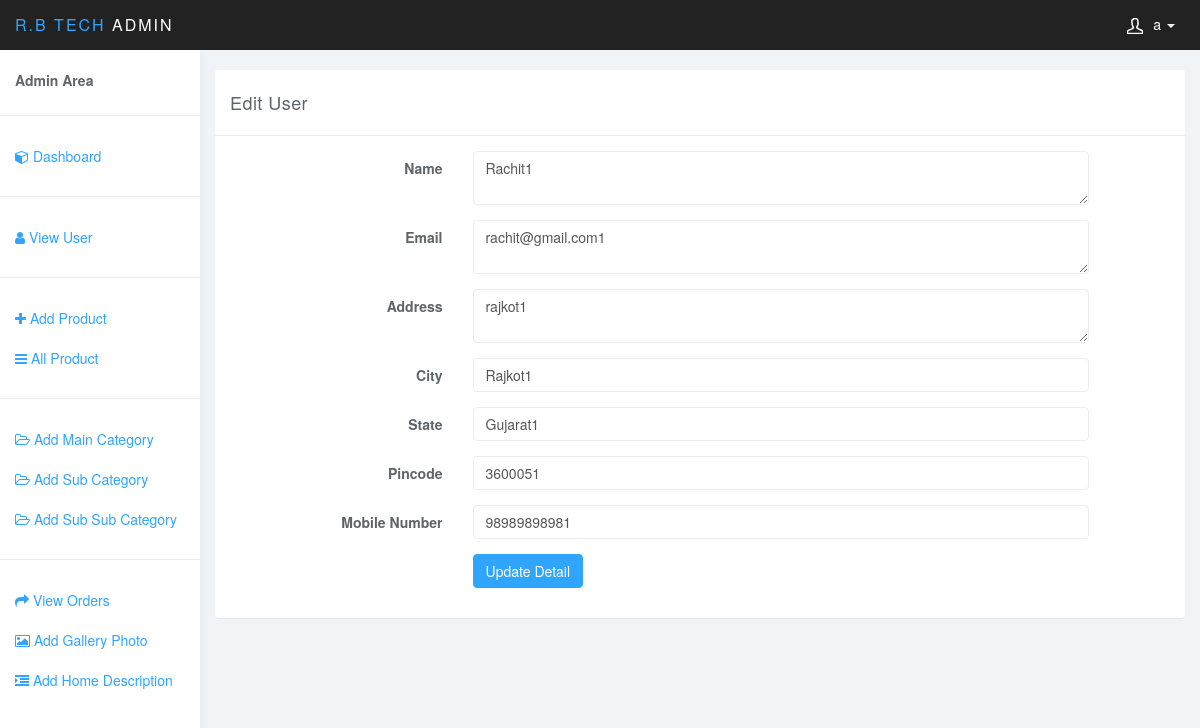
The page /rbtech/admin/edit-user.php?id=1 (signed in) on the database its author committed.
### tables this page shows
CREATE TABLE IF NOT EXISTS `user_detail` (
  `id` int(10) NOT NULL auto_increment,
  `name` varchar(1000) NOT NULL,
  `email` varchar(1000) NOT NULL,
  `password` varchar(1000) NOT NULL,
  `address` varchar(2000) NOT NULL,
  `city` varchar(1000) NOT NULL,
  `state` varchar(1000) NOT NULL,
  `pincode` varchar(1000) NOT NULL,
  `mobile` varchar(100) NOT NULL,
  PRIMARY KEY  (`id`)
);

### rbtech/admin/edit-user.php (the view, shortened to what this page needs)
    <!DOCTYPE html>
    <html>
    <head>
        <?php include "design.php"; ?>
    </head>
<body>
<nav class="navbar navbar-inverse navbar-fixed-top" role="navigation">
    <div class="container-fluid">
        <div class="navbar-header">
            <a class="navbar-brand" href="#"><span>Lumino</span>Admin</a>
            <ul class="user-menu">
                <li class="dropdown pull-right">
                    <a href="#" class="dropdown-toggle" data-toggle="dropdown"><svg class="glyph stroked male-user"><use xlink:href="#stroked-male-user"></use></svg><?php echo $_SESSION['username'];
                        ?> <span class="caret"></span></a>
                </li>
            </ul>
        </div>
    </div>
</nav>
<?php include "sidebar.php"; ?>
<?php
include "../connect.php";
$id=$_GET['id'];
$res = mysqli_query($link,"select * from user_detail where id='$id'");
while ($row = mysqli_fetch_array($res))
{
    $name=$row['name'];
    $email=$row['email'];
    $address=$row['address'];
    $city=$row['city'];
    $state=$row['state'];
    $pincode=$row['pincode'];
    $mobile=$row['mobile'];
}
?>
<div class="col-sm-9 col-sm-offset-3 col-lg-10 col-lg-offset-2 main">
    <div class="row">
        <div class="col-lg-12">
            <br>
        </div>
    </div>
    <div class="row">
        <div class="col-lg-12">
            <div class="panel panel-default">
                <div class="panel-heading">Edit User</div>
                <div class="panel-body">
                    <div class="row">
                        <div class="col-sm-12">
                            <form class="form-horizontal" action="" method="post" enctype="multipart/form-data">
                                <fieldset>
                                    <div class="form-group">
                                        <label class="col-md-3 control-label" for="textarea">Name</label>
                                        <div class="col-md-8">
                                            <textarea class="form-control" required id="name" name="name" ><?php echo $name;?></textarea>
                                        </div>
                                    </div>
                                    <div class="form-group">
                                        <label class="col-md-3 control-label" for="textarea">Email</label>
                                        <div class="col-md-8">
                                            <textarea class="form-control" required id="email" name="email" ><?php echo $email;?></textarea>
                                        </div>
                                    </div>
                                    <div class="form-group">
                                        <label class="col-md-3 control-label" for="textarea">Address</label>
                                        <div class="col-md-8">
                                            <textarea class="form-control" required id="address" name="address" ><?php echo $address;?></textarea>
                                        </div>
                                    </div>
                                    <div class="form-group">
                                        <label class="col-md-3 control-label" for="textarea">City</label>
                                        <div class="col-md-8">
                                            <input id="city" name="city" value="<?php echo $city;?>"
                                                   class="form-control input-md" required="" type="text">
                                        </div>
                                    </div>
                                    <div class="form-group">
                                        <label class="col-md-3 control-label" for="textarea">State</label>
                                        <div class="col-md-8">
                                            <input id="state" name="state" value="<?php echo $state;?>"
                                                   class="form-control input-md" required="" type="text">
                                        </div>
                                    </div>
                                    <div class="form-group">
                                        <label class="col-md-3 control-label" for="textarea">Pincode</label>
                                        <div class="col-md-8">
                                            <input id="pincode" name="pincode" value="<?php echo $pincode;?>"
                                                   class="form-control input-md" required="" type="text">
                                        </div>
                                    </div>
                                    <div class="form-group">
                                        <label class="col-md-3 control-label" for="textarea">Mobile Number</label>
                                        <div class="col-md-8">
                                            <input id="mobile" name="mobile" value="<?php echo $mobile;?>"
                                                   class="form-control input-md" required="" type="text">
                                        </div>
                                    </div>
                                    <div class="form-group">
                                        <label class="col-md-3 control-label"></label>
                                        <div class="col-md-8"><input type="submit" class="btn btn-primary" name="save" id="submit"
                                                                     value="Update Detail"></div>
                                    </div>
                                </fieldset>
                            </form>
                        </div>
                    </div>
                </div>
            </div>
        </div>
    </div>
</div>
<?php include "footer.php"; ?>

### rbtech/admin/css/styles.css (style rules this page uses)
body { background: #f1f4f7; padding-top: 50px; color: #5f6468; }
a, a:hover, a:focus { color: #30a5ff; }
.form-control { border: 1px solid #eee; box-shadow: none; }
.navbar-header .navbar-brand { color: #fff; font-size: 16px; text-transform: uppercase; font-weight: 500; letter-spacing: 2px; }
.navbar-header .navbar-brand span { color: #30a5ff; }
.btn-primary, .btn-primary:hover, .btn-primary:focus, .btn-primary:active, .btn-primary.active, .open > .dropdown-toggle.btn-primary, .btn-primary.disabled, .btn-primary[disabled], fieldset[disabled] .btn-primary, .btn-primary.disabled:hover, .btn-primary[disabled]:hover, fieldset[disabled] .btn-primary:hover, .btn-primary.disabled:focus, .btn-primary[disabled]:focus, fieldset[disabled] .btn-primary:focus, .btn-primary.disabled:active, .btn-primary[disabled]:active, fieldset[disabled] .btn-primary:active, .btn-primary.disabled.active, .btn-primary[disabled].active, fieldset[disabled] .btn-primary.active { background-color: #30a5ff; border-color: #30a5ff; }
.panel { border: 0; }
.panel-heading { font-size: 18px; font-weight: 300; letter-spacing: 0.025em; height: 66px; line-height: 45px; }
.panel-default .panel-heading { background: #fff; border-bottom: 1px solid #eee; color: #5f6468; }
.navbar { border: 0; }
.user-menu { display: inline-block; margin-top: 14px; margin-right: 10px; float: right; list-style: none; padding: 0; }
.user-menu a { color: #fff; }
@media (min-width: 768px) { .navbar-header { width: 100%; } }

### rows shown on the page
user_detail: name "Rachit1", email "rachit@gmail.com1", address "rajkot1", city "Rajkot1", state "Gujarat1", pincode "3600051", mobile "98989898981"

### other values the page prints
$_SESSION['username'] "a"
